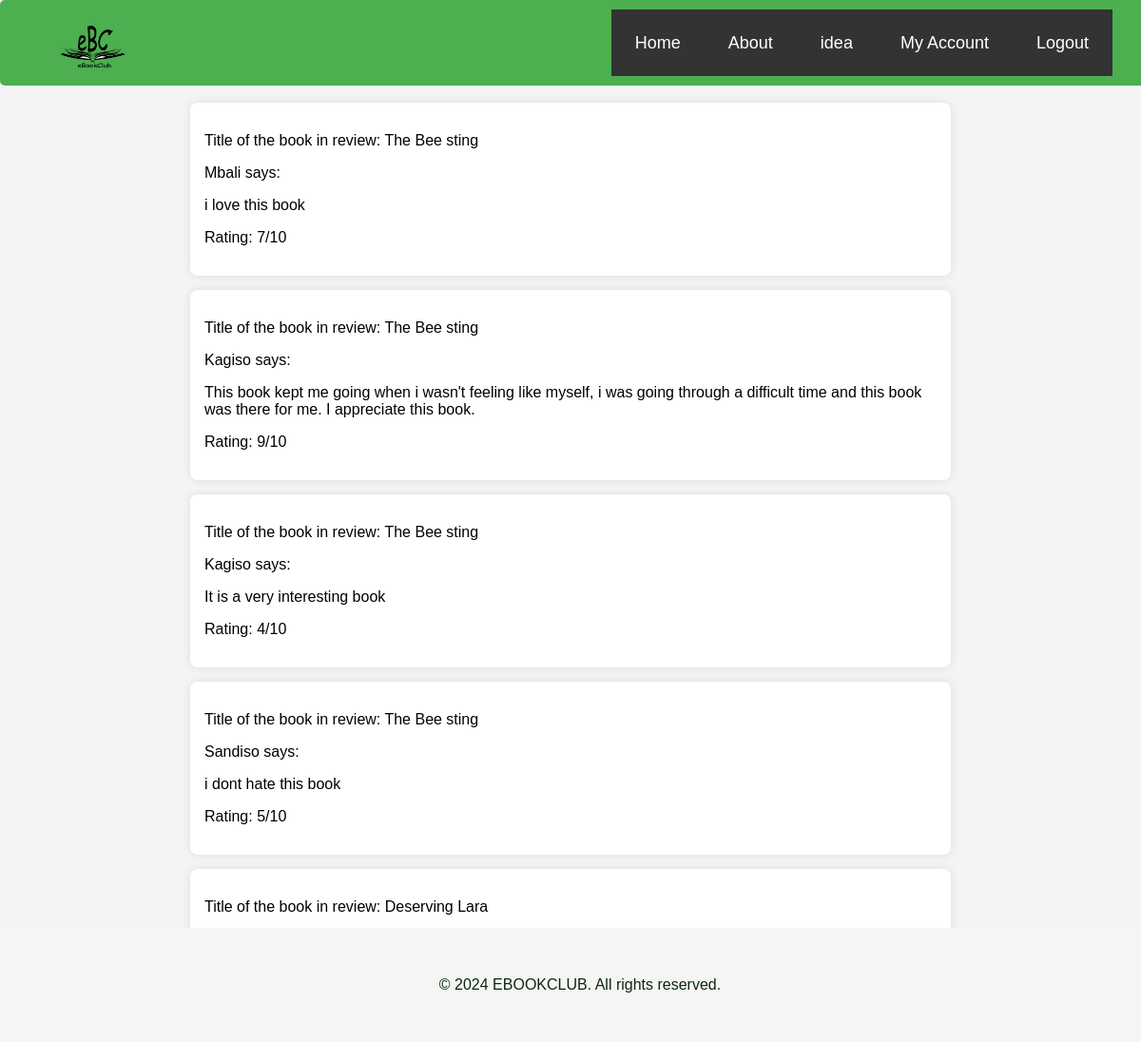
/post_review (signed in), run on the app's committed database.
### web_site/models/Review_model.py (models this page shows)
class Reviews(db.Model):
    id = db.Column(db.Integer, primary_key=True, unique=True)
    Book_id = db.Column(db.String(60), db.ForeignKey("books.id"), nullable=False)
    Bookname = db.Column(db.String(60), db.ForeignKey("books.title"), nullable=False)
    user_id = db.Column(db.String(60), db.ForeignKey("user.id"), nullable=False)
    username = db.Column(db.String(60), db.ForeignKey("user.name"), nullable=False)
    Review_text = db.Column(db.Text(1024), nullable=False)
    rating = db.Column(db.Integer, nullable=False, default=0)

### web_site/views/app_views.py (the view)
@app_views.route('/post_review',  strict_slashes=False)
@login_required
def post_review():
    list_reviews = Reviews.query.all()
    return render_template("all_reviews.html", list_reviews=list_reviews)

### app.py (called while the page is built)
@login_manager.user_loader
def load_user(id):
    return User.query.get(int(id))

### web_site/templates/all_reviews.html
{% extends "layout.html" %}
{% block body %}
<nav>
    <img src="eBookClub/images/Ebooklogo.png" class="logo ebook-logo">
        <ul>
            <li><a href="#">Home</a><li>
            <li><a href="#">About</a><li>
            <li><a href="#">idea</a><li>
            <li><a href="#">My Account</a><li>
            <li><a href="#">Logout</a><li>
        </ul>
</nav>
     <div class="reviews-list">
        <h2>Reviews</h2>
        {% for review in list_reviews %}
            <div class="review-item">
               <p>Title of the book in review: {{ review.Bookname }}</p>
               <p>{{ review.username }} says:</p>
               <p>{{ review.Review_text }}</p>
               <p>Rating: {{ review.rating }}/10</p>
            </div>
         {% endfor %}
    </div>
    <footer class="footer">
        <p class="footer-text">&copy; 2024 EBOOKCLUB. All rights reserved.</p>
    </footer>
{% endblock %}

### web_site/static/styles/categorie.css (style rules this page uses)
body { margin: 0; padding: 0; background-color: #f9f9f9; align-items: center; height: 100vh; font-family: Arial, sans-serif; margin-top: 70px; }
nav { background: #4caf50; position: fixed; width: 100%; top: 0; z-index: 1000; }
.ebook-logo { float: left; width: 150px; height: 70px; padding-left: 10px; }
nav ul { float: right; list-style: none; margin-right: 40px; position: relative; }
nav ul li { float: left; display: inline-block; background: #333; }
nav ul li a { color: white; text-decoration: none; line-height: 70px; font-size: 18px; padding: 8px 15px; }
.footer { display: flex; align-items: center; justify-content: center; background-color: whitesmoke; height: 100px; }
.footer-text { color: #0c290d; text-align: center; margin: 0; }

### web_site/static/styles/books.css (style rules this page uses)
body { margin: 0; padding: 0; background-color: #f9f9f9; align-items: center; height: 100vh; font-family: Arial, sans-serif; margin-top: 70px; }
a { text-decoration: none; color: #333333; }
nav { background: #4caf50; width: 100%; top: 0; z-index: 1000; opacity: 1; visibility: visible; border-radius: 5px; box-shadow: 0 0 5px #4caf50, 0 0 5px #32CD32; box-shadow: none; transition: transform 0.3s ease; }
.ebook-logo { float: left; width: 150px; height: 70px; padding-left: 10px; }
nav ul { float: right; list-style: none; margin-right: 40px; position: relative; }
nav ul li { float: left; display: inline-block; background: #333; }
nav ul li a { color: white; text-decoration: none; line-height: 70px; font-size: 18px; padding: 8px 15px; }
.footer { display: flex; align-items: center; justify-content: center; background-color: whitesmoke; height: 15px; }
.footer-text { color: #0c290d; text-align: center; margin: 0; }

### web_site/static/styles/review.css (style rules this page uses)
body { font-family: 'Arial', sans-serif; background-color: #f0f0f0; margin: 0; padding: 0; }
nav { background-color: #3e8e41; color: white; padding: 10px; display: flex; justify-content: space-between; align-items: center; }
nav a { color: white; margin: 0 10px; text-decoration: none; }
nav ul { float: right; list-style: none; margin-right: 40px; position: relative; }
nav ul li { float: left; display: inline-block; background: #333; }
.reviews-list { max-width: 800px; margin: 20px auto; }
.review-item { background-color: #fff; padding: 15px; margin-bottom: 15px; border-radius: 8px; box-shadow: 0 0 10px rgba(0, 0, 0, 0.1); }
.footer { text-align: center; padding: 10px; background-color: #333; color: #fff; position: fixed; bottom: 0; width: 100%; }

### web_site/static/styles/index.css (style rules this page uses)
body { margin: 0; padding: 0; background-color: #f9f9f9; font-family: Arial, sans-serif; }
nav { background: #4caf50; position: fixed; width: 100%; top: 0; z-index: 1000; }
.ebook-logo { float: left; width: 150px; height: 70px; padding-left: 10px; }
nav ul { display: flex; justify-content: center; list-style: none; margin: 0; padding: 0; }
nav ul li { display: inline-block; background: #333; }
nav ul li a { color: white; text-decoration: none; line-height: 70px; font-size: 18px; padding: 8px 15px; }
.footer { display: flex; align-items: center; justify-content: center; background-color: whitesmoke; height: 70px; }
.footer-text { color: #0c290d; text-align: center; margin: 0; }

### web_site/static/styles/login.css (style rules this page uses)
body { align-items: center; height: 100vh; background-color: #f9f9f9; margin: 0; padding-top: 40px; font-family: Arial, sans-serif; }
h2 { color: #333333; margin-bottom: 20px; }
a { text-decoration: none; color: #333333; }
nav { background: #4caf50; width: 100%; top: 0; z-index: 1000; opacity: 1; visibility: visible; border-radius: 5px; box-shadow: 0 0 5px #4caf50, 0 0 5px #32CD32; box-shadow: none; transition: transform 0.3s ease; }
.ebook-logo { float: left; width: 150px; height: 70px; padding-left: 10px; }
nav ul { float: right; list-style: none; margin-right: 40px; position: relative; }
nav ul li { float: left; display: inline-block; background: #333; }
nav ul li a { color: white; text-decoration: none; line-height: 70px; font-size: 18px; padding: 8px 15px; }
.footer { display: flex; align-items: center; justify-content: center; background-color: whitesmoke; height: 15px; }
.footer-text { color: #0c290d; text-align: center; margin: 0; }

### data on the page
Reviews: Bookname "The Bee sting", username "Mbali", Review_text "i love this book", rating "7"
Reviews: Bookname "The Bee sting", username "Kagiso", Review_text "This book kept me going when i wasn't feeling like myself, i was going through a difficult time and this book was there for me. I appreciate this book.", rating "9"
Reviews: Bookname "The Bee sting", username "Kagiso", Review_text "It is a very interesting book", rating "4"
Reviews: Bookname "The Bee sting", username "Sandiso", Review_text "i dont hate this book", rating "5"
Reviews: Bookname "Deserving Lara"
